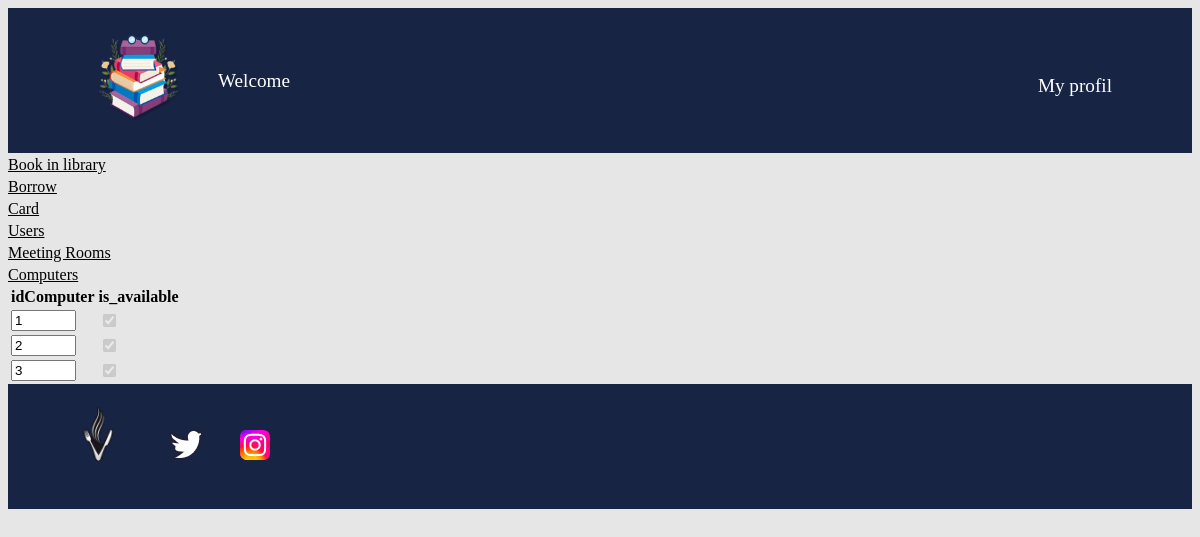
/student_computer.php (signed in), run on an earlier commit of the app's database.
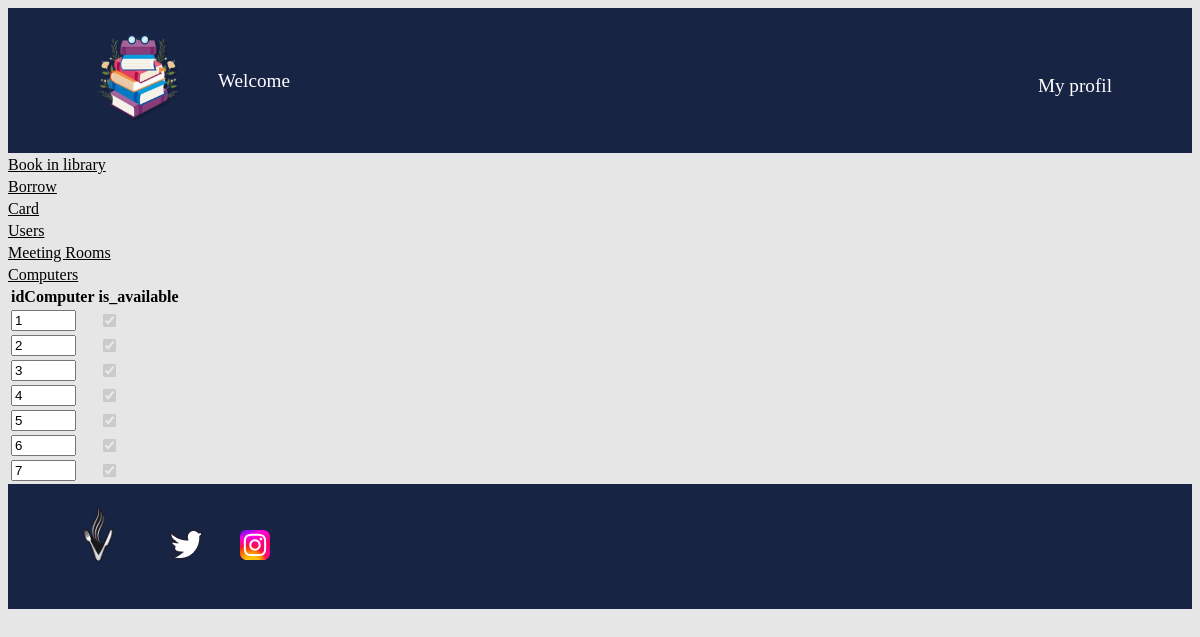
And on a later commit of the database.
### tables this page shows
CREATE TABLE Computer (
    idComputer INT PRIMARY KEY AUTO_INCREMENT,
    availability BOOLEAN NOT NULL
);

### student_computer.php (the view, shortened to what this page needs)
<!DOCTYPE html>
<html lang="en">
<head>
    <link href="login.css" rel="stylesheet">
</head>
<?php include "header.php"; ?>
<body>
<?php
$DB_USERNAME = $_SESSION['DB_USERNAME'];
$DB_PASSWORD = $_SESSION['DB_PASSWORD'];
$DB_SERVER = $_SESSION['DB_SERVER'];
$DB_NAME = $_SESSION['DB_NAME'];
$conn = mysqli_connect($DB_SERVER, $DB_USERNAME, $DB_PASSWORD, $DB_NAME) or die("ERROR: Unable to connect. " . mysqli_connect_error());
$query = "SELECT idComputer,availability
          FROM Computer
          WHERE availability=True
          ORDER BY idComputer ASC;";
$result = mysqli_query($conn, $query);
echo "<table>";
echo "
    <tr>
      <th>" . 'idComputer' . "</th>
      <th>" . 'is_available' . "</th>
    </tr>
";
while ($rowData = mysqli_fetch_assoc($result)) {
    $idComputer = $rowData['idComputer'];
    $availability = $rowData['availability'];
    echo "
      <tr>
          <form method='POST' name='admin_book' >
            <td><input type='text' name='idComputer'  value='$idComputer' readonly size='5'></td>
            <td><input type='checkbox' disabled name='availability' value='$availability' " . ($availability ? 'checked' : '') . "></td>
          </form>
      </tr>
    ";
}
echo "</table>";
?>
</body>
</html>

### header.php (shortened to what this page needs)
<head>
    <link href="style.css" rel="stylesheet" >
</head>
<header>
    <nav>
        <div class="headerNav">
            <div class="leftHeaderLink">
                <a href="login.php">
                    <img src="images/logolibrary.jpg" alt="Logo Site" height='100' width='100'>
                </a>
                <div class="leftHeaderText">
                    <a href="login.php">Welcome</a>
                </div>
            </div>
            <div class="rightHeader">
                    <?php
                    if(isset($_SESSION["email"])){
                        echo '<a href="login.php">My profil</a>';
                    }
                    ?>
            </div>
        </div>
    </nav>
</header>

### style.css (style rules this page uses)
body { background-color: #e6e6e6; }
a { color: white; text-decoration: none; font-size: 1.2em; }
header, footer { background-color: #182444; padding: 20px 50px; }
.headerNav { width: 100%; display: flex; align-items: center; }
.leftHeaderLink { display: flex; justify-content: center; align-items: center; }
.rightHeader { display: flex; padding-top: 1%; margin-left: auto; }
.lien-icone { margin-left: 30px; }
footer, nav { display: flex; align-items: center; clear: right; clear: left; }
nav a { margin-left: 30px; }

What changed in the data, as far as the page shows it:
added computer: idComputer "4", availability "☑"
added computer: idComputer "5", availability "☑"
added computer: idComputer "6", availability "☑"
added computer: idComputer "7", availability "☑"
